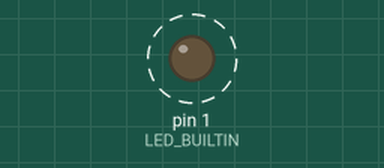
Bench run of a sketch on a simulated Arduino Uno, built with avr-gcc and run on an emulated ATmega328P. On the bench: output pins drawn as LEDs (lit = HIGH). Dashed ring = blinking.

Above: at 0.2 s.
Timing chart, 0 to 3.0 s (numbered marks = the images above):
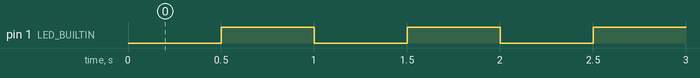

Measured:
- by itself, pin 1 (LED_BUILTIN): alternates HIGH for 0.50 s and LOW for 0.50 s

The sketch:

esp01_led_blink.ino
```cpp
// LED blink for ESP-01
// through SimpleTimer lib from https://github.com/schinken/SimpleTimer
#include <SimpleTimer.h>
#define LED_BUILTIN 1

int pin_state = LOW;
SimpleTimer timer;

static void ToggleMyLED()
{
  if (pin_state == LOW) {
    pin_state = HIGH;
  }
  else {
    pin_state = LOW;
  }
  digitalWrite(LED_BUILTIN, pin_state);
}

void setup() {
  pinMode(LED_BUILTIN, OUTPUT);     // Initialize the LED_BUILTIN pin as an output
                                    // The onboard blue LED is connected to GPIO0 (TXD) of the ESP-01 module
  timer.setInterval(500, ToggleMyLED);
}

void loop() {
  timer.run();
}
```
